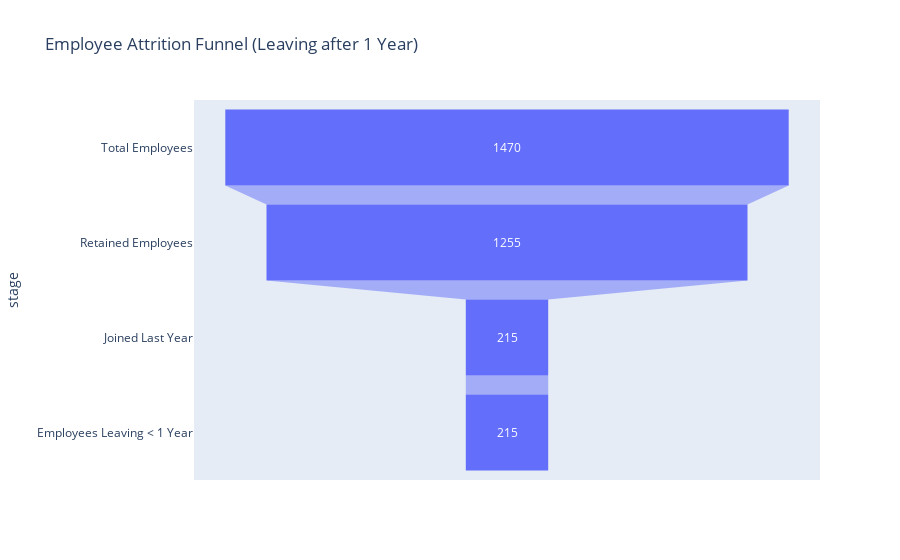

Notebook source saved alongside this figure:
### Code cell
# Atrrition of the employees that leave the organization within one year

# Assuming 'YearsAtCompany' is the column for tenure
df_attrition = df[df['YearsAtCompany'] <= 1]  # Select employees with <= 1 year

# Group the data to create funnel stages
funnel_data = {
    "stage": ["Total Employees", "Joined Last Year", "Employees Leaving < 1 Year", "Retained Employees"],
    "count": [df.shape[0], df[df['YearsAtCompany'] <= 1].shape[0], df_attrition.shape[0], df.shape[0] - df_attrition.shape[0]]
}

# Create funnel chart
# Sort the funnel_data by 'count' in ascending order before plotting

funnel_df = pd.DataFrame(funnel_data)
funnel_df = funnel_df.sort_values(by="count", ascending=False)

fig = px.funnel(funnel_df, x="count", y="stage", title="Employee Attrition Funnel (Leaving within 1 Year)")
fig.show()

### Figure 1 — Plotly figure (JSON) as saved in the notebook; plotly's stock layout.template omitted (floating-point values rounded to 4 significant figures)
{"data": [{"hovertemplate": "count=%{x}<br>stage=%{y}<extra></extra>", "legendgroup": "", "marker": {"color": "#636efa"}, "name": "", "orientation": "h", "showlegend": false, "type": "funnel", "x": [1470, 1255, 215, 215], "xaxis": "x", "y": ["Total Employees", "Retained Employees", "Joined Last Year", "Employees Leaving < 1 Year"], "yaxis": "y"}], "layout": {"legend": {"tracegroupgap": 0}, "title": {"text": "Employee Attrition Funnel (Leaving after 1 Year)"}, "xaxis": {"anchor": "y", "domain": [0, 1], "title": {"text": "count"}}, "yaxis": {"anchor": "x", "domain": [0, 1], "title": {"text": "stage"}}}}
